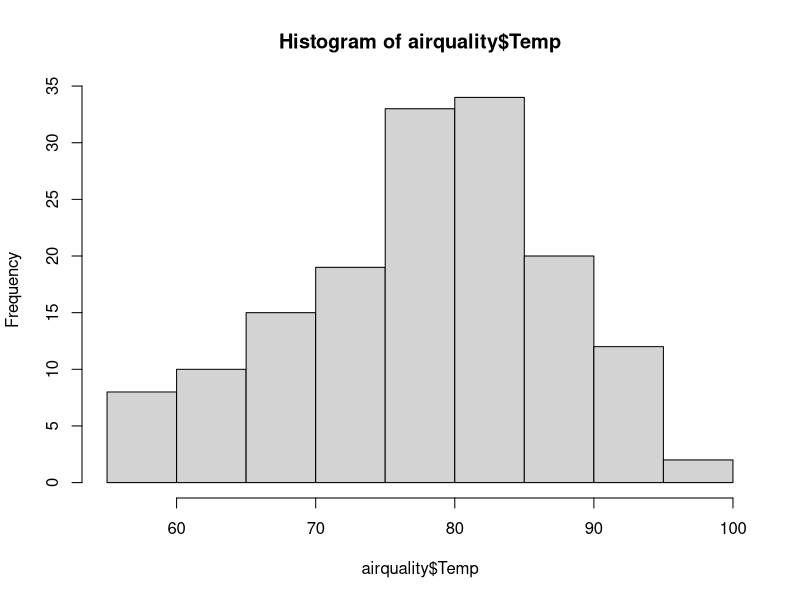
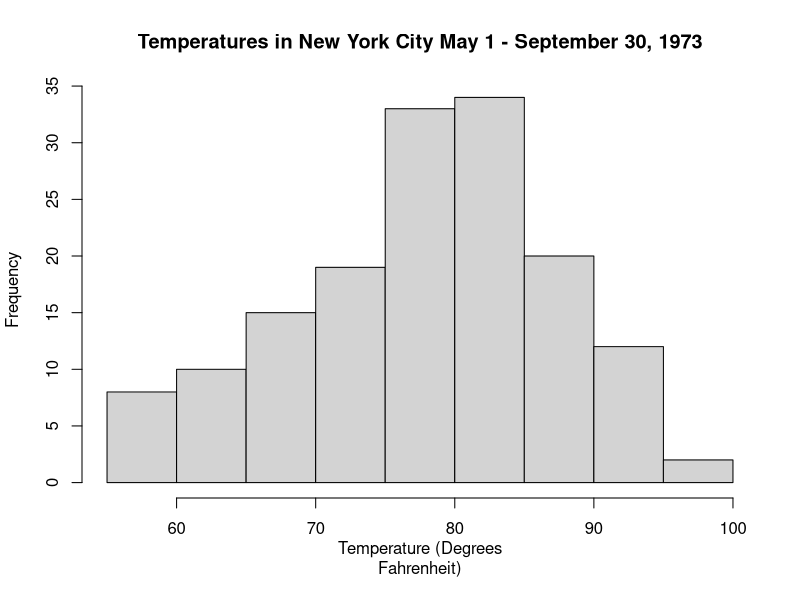
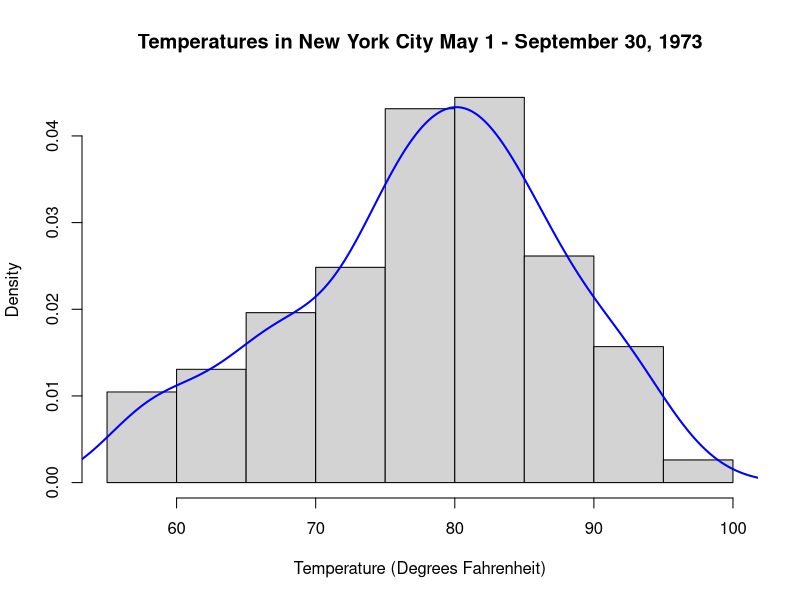
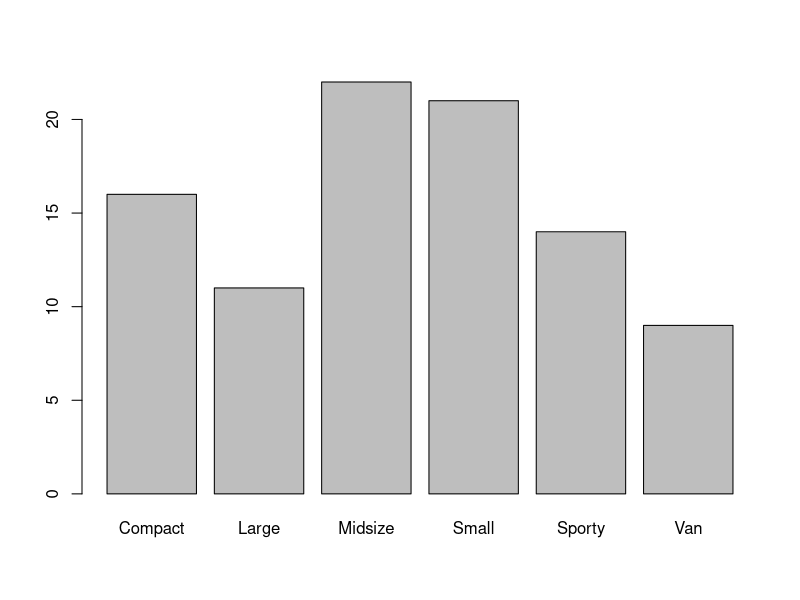
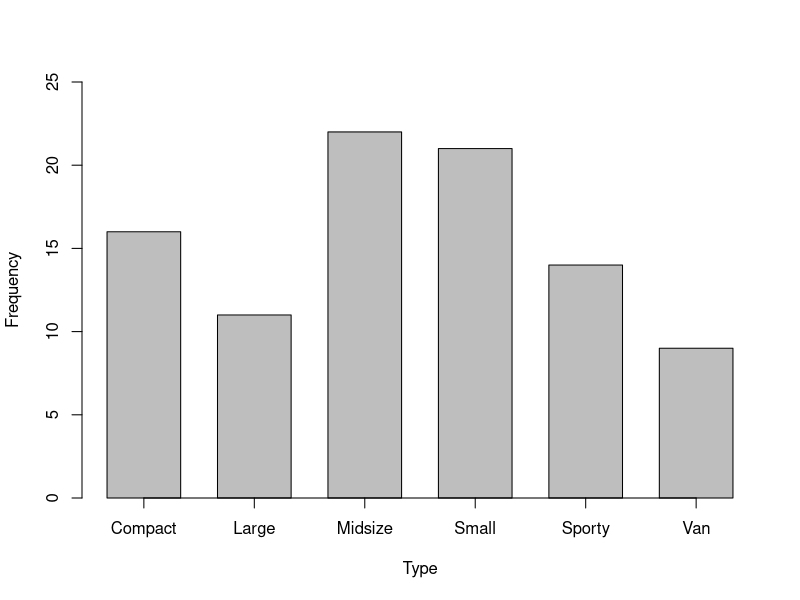
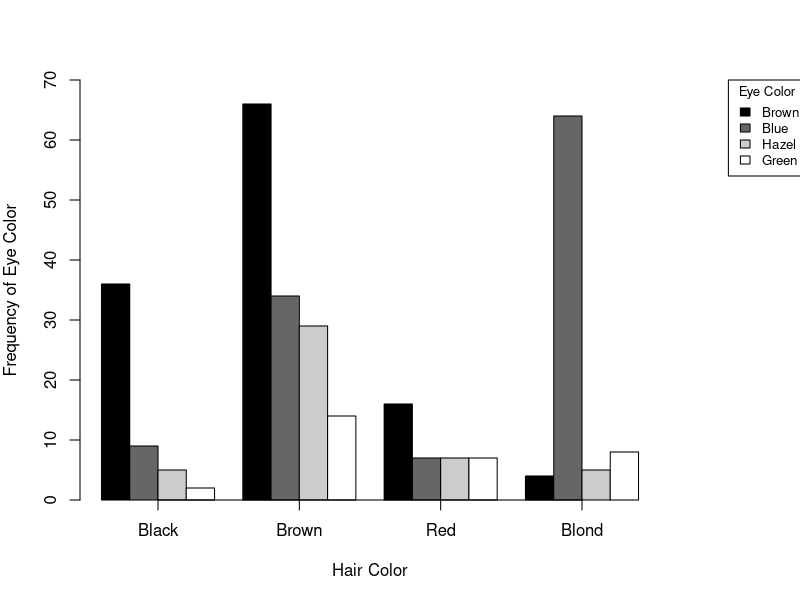
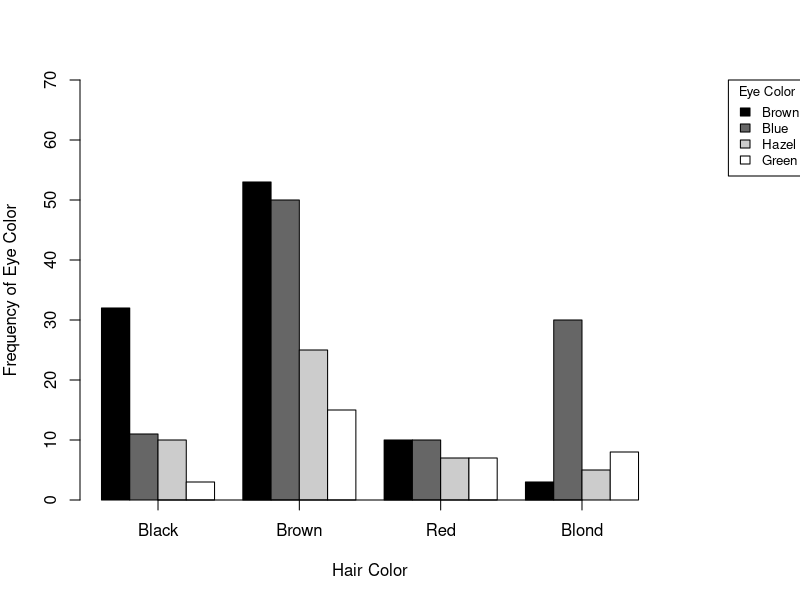
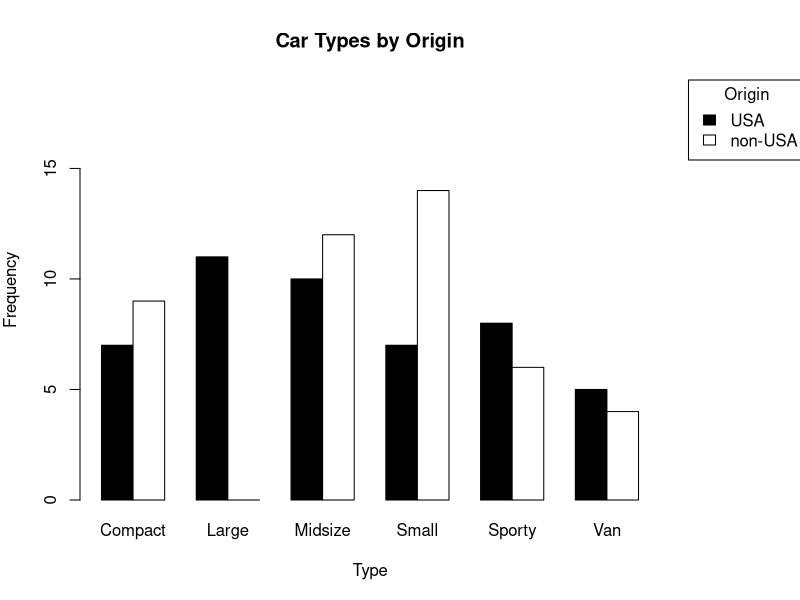

These charts were generated, in order, by the following R code:
## ---- chunk 1
library(datasets)
## ---- chunk 2
head(airquality)
## ---- chunk 3
hist(airquality$Temp)
## ---- chunk 4
hist(airquality$Temp,xlab="Temperature (Degrees
Fahrenheit)",main="Temperatures in New York City May 1 - September 30, 1973")
## ---- chunk 5
hist(
  airquality$Temp,
  xlab = "Temperature (Degrees Fahrenheit)",
  main = "Temperatures in New York City May 1 - September 30, 1973",
  probability = TRUE
)

lines(density(airquality$Temp), col = "blue", lwd = 2)
## ---- chunk 6
library(MASS)
## ---- chunk 7
head(Cars93[1:3])
## ---- chunk 8
table(Cars93$Type)
## ---- chunk 9
barplot(table(Cars93$Type))
## ---- chunk 10
barplot(table(Cars93$Type),ylim=c(0,25),xlab="Type", ylab="Frequency", axis.lty="solid",space=.5)
## ---- chunk 11
library(dplyr)
## ---- chunk 12
USA.Cars93 <- filter(Cars93,Origin == "USA")
## ---- chunk 13
females <- HairEyeColor[,,2]
## ---- chunk 14
females
## ---- chunk 15
color.names = c("black","grey40","grey80","white")
## ---- chunk 16
t(females)
## ---- chunk 17
par(mar=c(5,4,4,7)); barplot(t(females),beside=T,ylim=c(0,70),xlab="Hair Color",ylab="Frequency of Eye Color", col=color.names,axis.lty="solid"); legend("topright", rownames(t(females)), cex=0.8, fill=color.names, title="Eye Color", inset=c(-0.25,0), xpd=TRUE)
## ---- chunk 18
males <- HairEyeColor[,,1]
## ---- chunk 19
males
## ---- chunk 20
color.names <- c("black", "grey40", "grey80", "white")
## ---- chunk 21
t(males)
## ---- chunk 22
par(mar = c(5, 4, 4, 7)); bar_midpoints <- barplot(t(males), beside = TRUE, ylim = c(0, 70), xlab = "Hair Color", ylab = "Frequency of Eye Color", col = color.names, axis.lty = "solid"); legend("topright", legend = rownames(t(males)), cex = 0.8, fill = color.names, title = "Eye Color", inset = c(-0.25, 0), xpd = TRUE)
## ---- chunk 23
color.names <- c("saddlebrown",  # Brown eyes
                 "deepskyblue",  # Blue eyes
                 "goldenrod",    # Hazel eyes
                 "forestgreen")  # Green eyes
## ---- chunk 24
brown.colors <- colors()[grep("brown", colors())]
## ---- chunk 25
brown.colors
## ---- chunk 26
blue.colors <- colors()[grep("blue", colors())]
## ---- chunk 27
blue.colors
## ---- chunk 28
hazel.colors <- colors()[grep("tan|gold|khaki|wheat|burlywood", colors())]
## ---- chunk 29
hazel.colors
## ---- chunk 30
green.colors <- colors()[grep("green", colors())]
## ---- chunk 31
green.colors
## ---- chunk 32
# Subset Cars93 to just Type and Origin
Type.Origin <- subset(Cars93, select = c(Type, Origin))
## ---- chunk 33
head(Type.Origin)
## ---- chunk 34
tbl <- table(Type.Origin$Type, Type.Origin$Origin)
## ---- chunk 35
tbl
## ---- chunk 36
mat <- t(tbl)
## ---- chunk 37
cols_map <- c("USA" = "black", "non-USA" = "white")
## ---- chunk 38
cols <- cols_map[rownames(mat)]
## ---- chunk 39
par(mar = c(5,4,4,7)); bar_mid <- barplot(mat, beside = TRUE, col = cols, border = "black", ylim = c(0, max(mat) + 5), xlab = "Type", ylab = "Frequency", main = "Car Types by Origin"); legend("topright", legend = rownames(mat), fill = cols, border = "black", title = "Origin", inset = c(-0.25, 0), xpd = TRUE)

## ---- chunk 40
pie(table(Cars93$Type))
## ---- chunk 41
plot(airquality$Wind,airquality$Temp, pch=16,xlab = "Wind Velocity (MPH)", ylab ="Temperature (Fahrenheit)", main = "Temperature vs Wind Velocity")
## ---- chunk 42
plot(airquality$Temp ~ airquality$Wind, pch=16,xlab = "Wind Velocity
(MPH)",ylab ="Temperature (Fahrenheit)", main = "Temperature vs Wind
Velocity")
## ---- chunk 43
Ozone.Temp.Wind <- subset(airquality,select = c(Ozone,Temp,Wind))
## ---- chunk 44
head(Ozone.Temp.Wind)
## ---- chunk 45
pairs(Ozone.Temp.Wind)
## ---- chunk 46
boxplot(Temp ~ Month, data=airquality, xaxt = "n")
## ---- chunk 47
boxplot(Temp ~ Month, data=airquality, xaxt = "n"); axis(1, at=1:5,labels=c("May","June","July","August", "September"))
## ---- chunk 48
library(ggplot2)
## ---- chunk 49
ggplot(airquality, aes(x=Temp))
## ---- chunk 50
ggplot(airquality, aes(x=Temp)) +
  geom_histogram()
## ---- chunk 51

